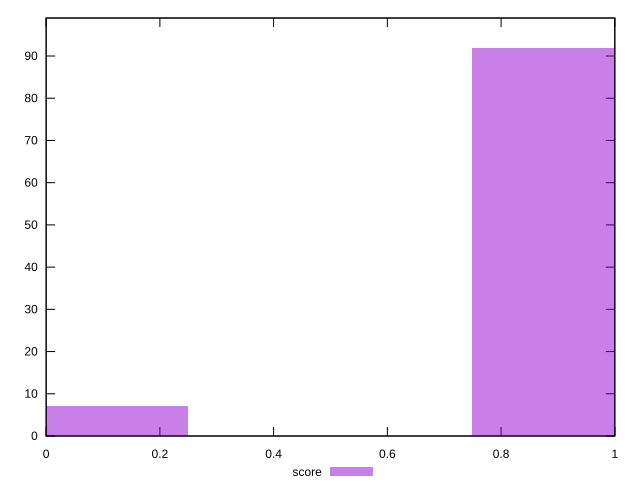

Reproduce this figure in gnuplot.
reset

$score <<EOF
0 7
0.9992535682925652 92
EOF

set key outside below
set boxwidth 0.4996267841462826
set xrange [0:1]
set yrange [0:99]
set trange [0:99]
set style fill transparent solid 0.5 noborder
set terminal svg size 640, 490 enhanced background rgb 'white'
set output "reports/report_00027_2021-02-24T12-40-31.850Z/server-response-time/samples/card/score/histogram.svg"

plot $score title "score" with boxes

reset
